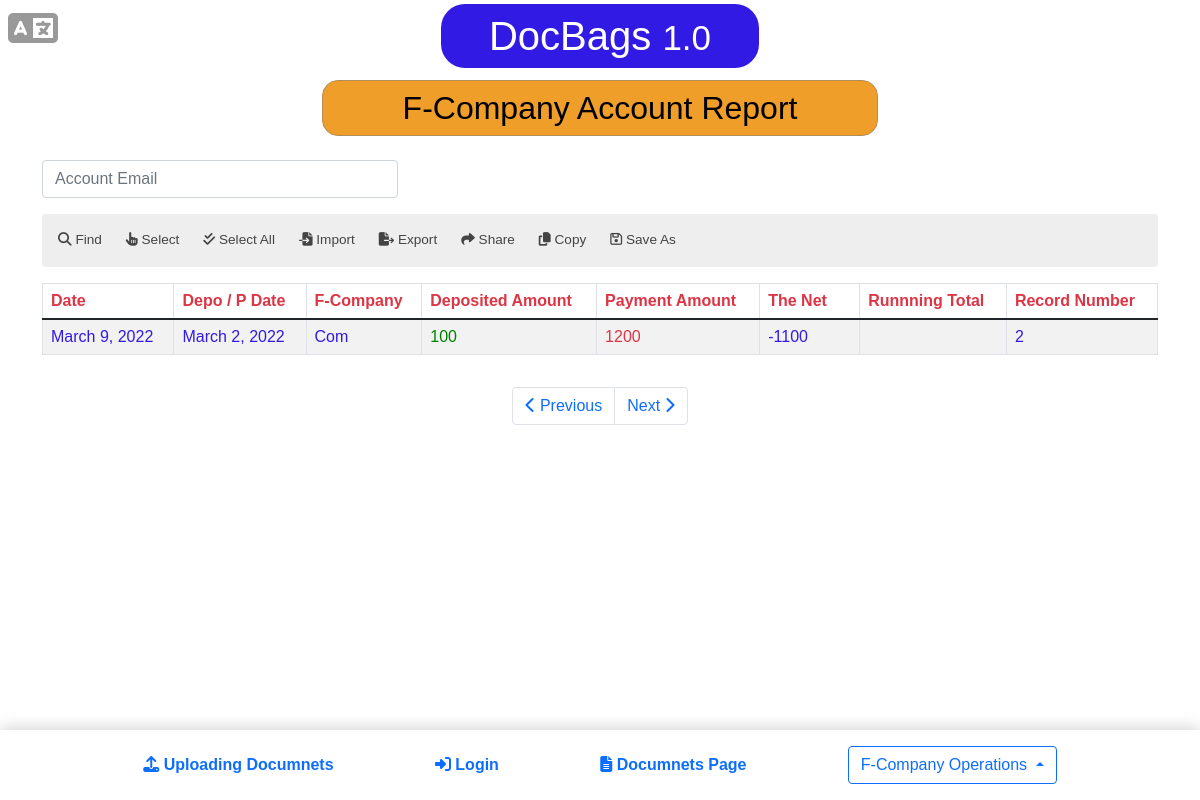
The page /f-company-report on the database its author committed.
### documents/models.py (models this page shows, shortened)
class newFCompany(models.Model):
    date = models.DateField(default=datetime.today)
    FCompany =models.CharField(max_length=200)
    depostieAmount = models.IntegerField()
    paymenetAmount = models.IntegerField()
    DepPAyDate = models.DateField()
    netAmount = models.IntegerField()

### documents/views.py (the view)
# urls.py: path("f-company-report",views.f_company_report ,name="f_company_report"),
def f_company_report(request):
    company = newFCompany.objects.all()
    netAmount = 0
    context = {"company":company}
    return render(request,"user/f-company-report.html",context)

### templates/user/f-company-report.html (shortened to what this page needs)
<html lang="en">
  <head>
    <meta name="viewport" content="width=device-width, initial-scale=1.0"/><link href="https://cdn.jsdelivr.net/npm/bootstrap@5.1.3/dist/css/bootstrap.min.css" rel="stylesheet">
    <link rel="stylesheet" href="../../static/css/style.css"/>
  </head>
  <body> <i class="fa fa-language translation-icon"></i>
    <div class="text-center my-1 header">
      <h1 class="bg-primary p-2 px-5 text-white d-inline-block">DocBags <small>1.0</small></h1>
    </div>
    <div class="container">
      <div class="page-header mt-1">
        <h2>F-Company account report </h2>
      </div>
      <div class="report-container mt-3">
        <div class="row">
          <div class="col-md-4 mb-3">
            <input class="form-control" type="email" placeholder="account email"/>
          </div>
        </div>
        <div class="report-operations-icon mb-3">
          <ul>
            <li><i class="fa fa-search"></i> <span>find</span></li>
            <li><i class="fa fa-hand-pointer"></i> <span>select</span></li>
            <li><i class="fa fa-check-double"></i> <span>select all</span></li>
            <li><i class="fa fa-file-import"></i> <span>import</span></li>
            <li><i class="fa fa-file-export"></i> <span>export</span></li>
            <li><i class="fa fa-share"></i> <span>share</span></li>
            <li><i class="fa fa-copy"></i> <span>copy</span></li>
            <li><i class="fa fa-save"></i> <span>save as</span></li>
          </ul>
        </div>
        <div class="table-responsive">
          <table class="table table-bordered table-hover table-striped">
            <thead>
              <tr>
                <th scope="col">date</th>
                <th scope="col">depo / p date</th>
                <th scope="col">F-Company</th>
                <th scope="col">deposited amount</th>
                <th scope="col">payment amount</th>
                <th class="the-net" scope="col">the net</th>
                <th scope="col">runnning total</th>
                <th scope="col">record number</th>
              </tr>
            </thead>
            <tbody>
              {% for newFCompany in company %}
              <tr>
                <td>{{newFCompany.date}}</td>
                <td>{{newFCompany.DepPAyDate}}</td>
                <td>{{ newFCompany.FCompany}}</td>
                <td class="deposit">{{ newFCompany.depostieAmount}}</td>
                <td class="payment">{{ newFCompany.paymenetAmount}}</td>
                <td>{{newFCompany.netAmount}}</td>
                <td>{{item.netAmount}}</td>
                <td>{{ newFCompany.id}}</td>
              </tr>
             {% endfor %}
            </tbody>
          </table>
        </div>
        <div class="text-center">
          <nav class="mt-3" aria-label="Page navigation example">
            <ul class="pagination">
              <li class="page-item"><a class="page-link" href="#"><i class="fa fa-chevron-left"></i> Previous </a></li>
              <li class="page-item"><a class="page-link" href="#">Next <i class="fa fa-chevron-right"></i> </a></li>
            </ul>
          </nav>
        </div>
      </div>
    </div>
    <nav class="custom-navigation-bar">
      <div class="container">
        <ul class="links-list">
          <li><a href="/upload-document"><i class="fa fa-upload"></i> <span>uploading documnets</span></a></li>
          <li><a href="/login-user"><i class="fa fa-sign-in-alt"></i> <span>login</span></a></li>
          <li><a href="/documents-page"><i class="fa fa-file-alt"></i> <span>documnets page</span></a></li>
          <li>
            <div class="dropdown">
              <button class="btn btn-outline-primary dropdown-toggle" id="dropdownMenuButton1" type="button" data-bs-toggle="dropdown" aria-expanded="false"> <span>F-Company operations</span> </button>
            </div>
          </li>
        </ul>
      </div>
    </nav>
  </body>
</html>

### static/css/style.css (style rules this page uses)
body { text-transform: capitalize; font-family: sans-serif; color: #999; padding-bottom: 100px; }
*, button { text-transform: capitalize; }
nav.custom-navigation-bar { position: fixed; bottom: 0; background: #fff; width: 100%; -webkit-box-shadow: 0 -1px 1rem rgba(0, 0, 0, 0.2); box-shadow: 0 -1px 1rem rgba(0, 0, 0, 0.2); padding: 1rem 0; }
nav.custom-navigation-bar ul.links-list { list-style-type: none; display: -webkit-box; display: -ms-flexbox; display: flex; margin: 0 auto; width: 100%; padding: 0; -webkit-box-pack: space-evenly; -ms-flex-pack: space-evenly; justify-content: space-evenly; -webkit-box-align: center; -ms-flex-align: center; align-items: center; }
nav.custom-navigation-bar ul.links-list a { font-weight: bold; }
button.dropdown-toggle::after { -webkit-transform: rotate(180deg); transform: rotate(180deg); }
a { text-decoration: none; }
.bg-primary { background-color: #311ae3 !important; }
.header h1 { border-radius: 1.5rem; }
.page-header { text-align: center; }
.page-header h2 { background-color: #ee9e29; color: #000; display: inline-block; padding: 0.5rem 5rem; border-radius: 1rem; border: 1px solid #b58d5a; }
table th { color: #dc3545; vertical-align: middle; }
table th.the-net { width: 100px; }
table td { color: #311ae3 !important; vertical-align: middle; }
table td.deposit { color: green !important; }
table td.payment { color: #dc3545 !important; }
.pagination { -webkit-box-pack: center; -ms-flex-pack: center; justify-content: center; }
i.translation-icon { position: absolute; top: 0.5rem; left: 0.5rem; font-size: 2.5rem; -webkit-transition: 0.2s ease-in-out; transition: 0.2s ease-in-out; cursor: pointer; }
.report-container { position: relative; }
.report-operations-icon { background: #eee; padding: 0.25rem; border-radius: 0.25rem; }
.report-operations-icon ul { list-style-type: none; display: -webkit-box; display: -ms-flexbox; display: flex; padding: 0; margin: 0; }
.report-operations-icon ul li { color: #444; padding: 0.75rem; font-size: 0.85rem; cursor: pointer; -webkit-transition: 0.3s; transition: 0.3s; border-radius: 0.25rem; }

### rows shown on the page
newFCompany: date "March 9, 2022", DepPAyDate "March 2, 2022", FCompany "Com", depostieAmount "100", paymenetAmount "1200", netAmount "-1100", id "2"
